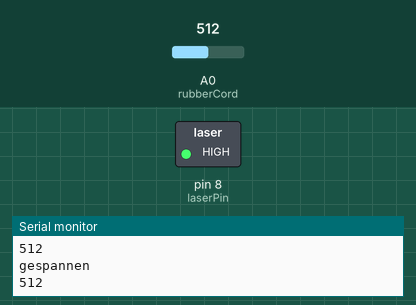
Recording of a sketch running on a simulated Arduino Uno, built with avr-gcc and run on an emulated ATmega328P. On the bench: switched loads named in the sketch (green lamp = pin HIGH), the last lines printed to the serial monitor. The test bench sets the inputs (shaded band); at power-on: A0 (rubberCord) = 512.

Above: at 1.8 s.
1.9 s: A0 (rubberCord) set to 469
At 2.6 s:
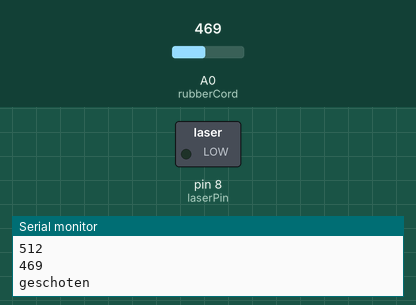
3.5 s: A0 (rubberCord) set to 511
At 5.2 s:
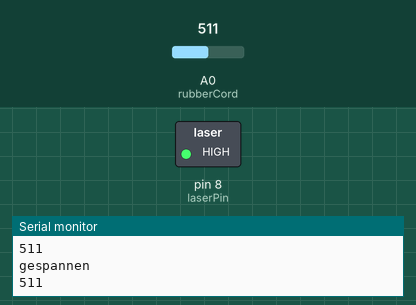
5.5 s: A0 (rubberCord) set to 306
At 6.9 s:
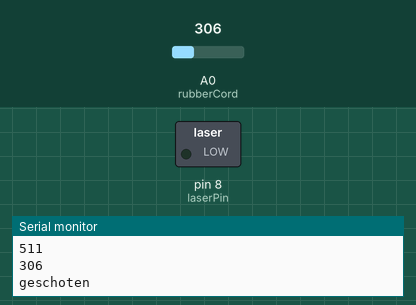
Timing chart, 0 to 8.5 s (numbered marks = the images above; inputs shaded):
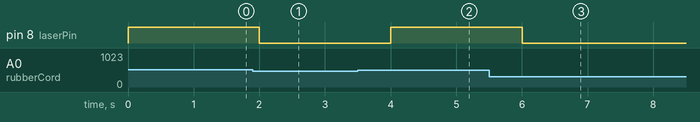

Measured:
- the behaviour switches between 487 and 486 on A0 (rubberCord) (found by bisection; images 0 and 1)
- after the input at 1.9 s, pin 8 (laserPin): HIGH → LOW after 0.10 s
- after the input at 3.5 s, pin 8 (laserPin): LOW → HIGH after 0.50 s
- after the input at 5.5 s, pin 8 (laserPin): HIGH → LOW after 0.50 s

The sketch:

weapon.ino
```cpp
   #define rubberCord A0
   #define laserPin 8

   bool stretched = false;
   int oldValue = 0;
   void setup(void) {
     Serial.begin(9600);
     pinMode(rubberCord, INPUT);
     pinMode(laserPin, OUTPUT);
     digitalWrite(laserPin, LOW);
   }
   void loop(void) {
     int value;
     value = analogRead(rubberCord);
     Serial.println(value);
     if(oldValue - value < -25 && !stretched){
      Serial.println("gespannen");
      digitalWrite(laserPin, HIGH);
      stretched = true;
     }

     if(oldValue - value > 25 && stretched){
      Serial.println("geschoten");
      stretched = false;
      digitalWrite(laserPin, LOW);
     }
     oldValue = value;
     delay(1000);
   }
```
